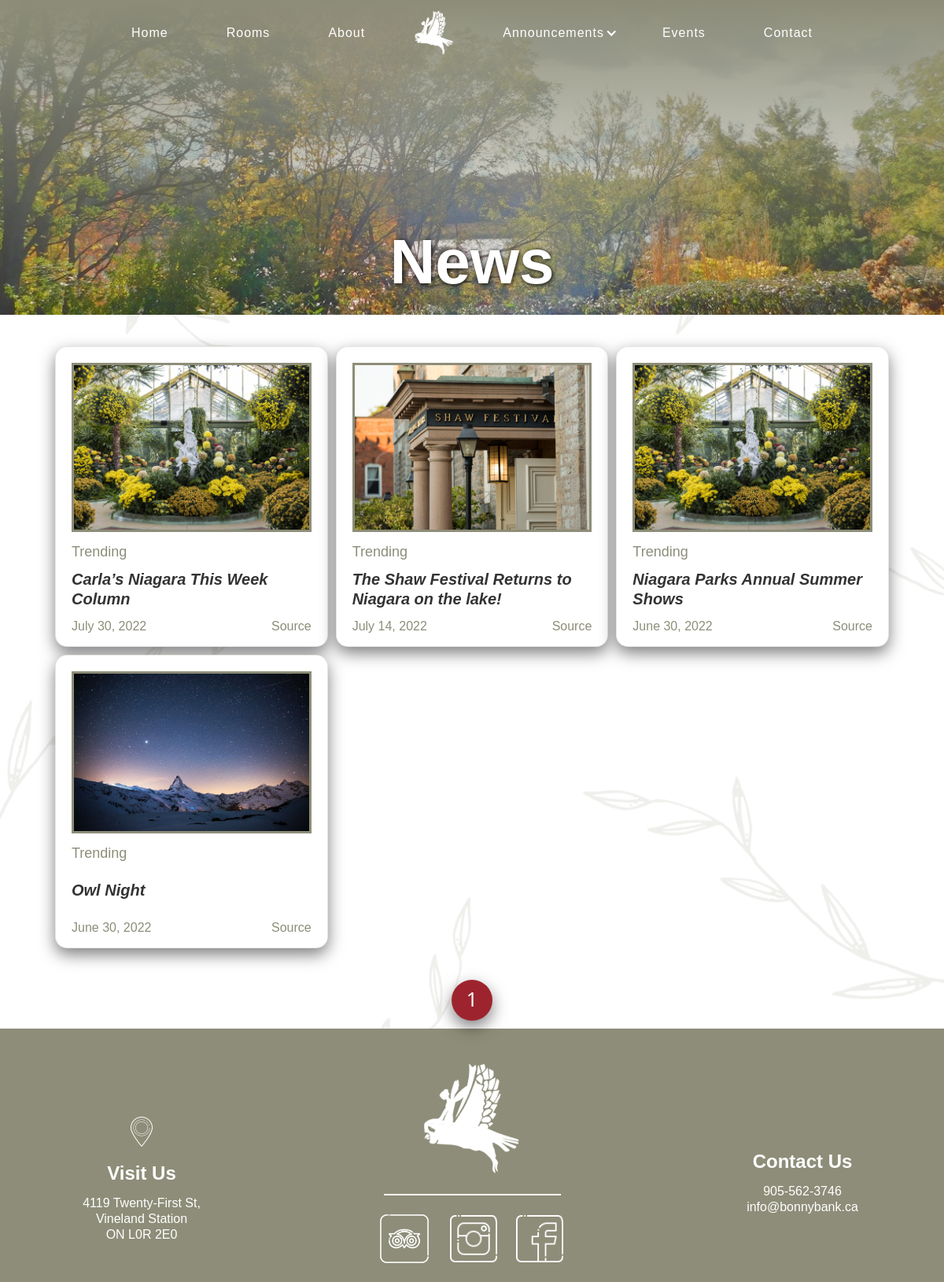
Page /news/ on the committed database.
### bonnybank_app/models.py (models this page shows, shortened)
class News(models.Model):
    title = models.CharField(max_length=200)
    url = models.URLField(max_length=600)
    source = models.CharField(max_length=200, blank=True, null=True)
    date = models.DateField(blank=True, null=True)
    display_image = models.ImageField(upload_to='static/images/news')
    class Meta:
        verbose_name_plural = "News"

### bonnybank_app/views.py (the view)
def news (request):
    media = News.objects.order_by('-date').all()
    page = request.GET.get('page')
    results = 6
    paginator = Paginator(media, results)
    try:
        media = paginator.page(page)
    except PageNotAnInteger:
        page = 1
        media = paginator.page(page)
    except EmptyPage:
        page = paginator.num_pages
        media = paginator.page(page)
    context = {'media': media, 'paginator': paginator}
    return render (request, 'news.html', context)

### templates/news.html (shortened to what this page needs)
<!DOCTYPE html>
{% load static %}
<html data-wf-page="62bc569d163b606bf02a220a" data-wf-site="62ac7eea8daf5fe60e6940c1">
<head>
  <link href="{% static 'css/normalize.css' %}" rel="stylesheet" type="text/css">
  <link href="{% static 'css/webflow.css' %}" rel="stylesheet" type="text/css">
  <link href="{% static 'css/bonnybank-b-b.webflow.css' %}" rel="stylesheet" type="text/css">
</head>
<body class="body-new">
  {% include 'navbar.html' %}
  <div class="hero news wf-section">
    <h1 class="heading-16">News</h1>
  </div>
  <div class="section-13 wf-section">
    <div class="container-16 w-container">
      <div class="w-layout-grid grid-8">
        {% for entry in media %}
        <a id="w-node-da9834d3-45a3-0133-7bf4-b9a8f0d1bf2c-f02a220a" href="{{entry.url}}" target="_blank" class="div-block-48 w-inline-block">
          <img src="{{entry.display_image.url}}" loading="lazy" sizes="(max-width: 479px) 100vw, (max-width: 767px) 84vw, 474.5625px" alt="" class="image-53">
          <div class="div-block-50">
            <div class="text-block-27">Trending</div>
            <div class="div-block-51">
              <h1 class="new-heading"><strong><em class="italic-text-2">{{entry.title}}</em></strong></h1>
            </div>
            <div class="div-block-49">
              <div class="text-block-28">{{entry.date}}</div>
              <div class="text-block-29">{{entry.source}}</div>
            </div>
          </div>
        </a>
        {% endfor %}
      </div>
    </div>
  </div>
    <div style="text-align: center; font-size: 25px; padding-bottom: 10px;">
    {% for page in paginator.page_range %}
    <a href="?page={{page}}" class="news-pagination">
      <div class="news-pagination">
        {{page}}
      </div>
    </a>
    {% endfor %}
    </div>
  {% include 'footer.html' %}
</body>
</html>

### static/css/webflow.css (style rules this page uses)
* { -webkit-box-sizing: border-box; -moz-box-sizing: border-box; box-sizing: border-box; }
html { height: 100%; }
body { margin: 0; min-height: 100%; background-color: #fff; font-family: Arial, sans-serif; font-size: 14px; line-height: 20px; color: #333; }
img { max-width: 100%; vertical-align: middle; display: inline-block; }
.w-inline-block { max-width: 100%; display: inline-block; }
h1, h2, h3, h4, h5, h6 { font-weight: bold; margin-bottom: 10px; }
h1 { font-size: 38px; line-height: 44px; margin-top: 20px; }
.w-container { margin-left: auto; margin-right: auto; max-width: 940px; }
.w-container:before, .w-container:after { content: " "; display: table; grid-column-start: 1; grid-row-start: 1; grid-column-end: 2; grid-row-end: 2; }
.w-container:after { clear: both; }

### templates/news.html (style rules this page uses)
div.news-pagination { display: inline-block; padding: 14px 2px; margin: auto; width: 3.25rem; border-radius: 50%; text-align: center; align-items: center; height: 3.25rem; color: #fff; left: auto; right: auto; background-color: #9d242f; box-shadow: 0 8px 20px 0 rgba(0, 0, 0, 0.5); font-family: system-ui, -apple-system, BlinkMacSystemFont, 'Segoe UI', Roboto, Oxygen, Ubuntu, Cantarell, 'Fira Sans', 'Droid Sans', 'Helvetica Neue', sans-serif; }
a.news-pagination { color: white; text-decoration: none; }

### rows in the picture
News: display_image (picture), title "Carla’s Niagara This Week Column", date "July 30, 2022", source "Source"
News: display_image (picture), title "The Shaw Festival Returns to Niagara on the lake!", date "July 14, 2022", source "Source"
News: display_image (picture), title "Niagara Parks Annual Summer Shows", date "June 30, 2022", source "Source"
News: display_image (picture), title "Owl Night", date "June 30, 2022", source "Source"

### other values in the picture
{{ page }} "1"
